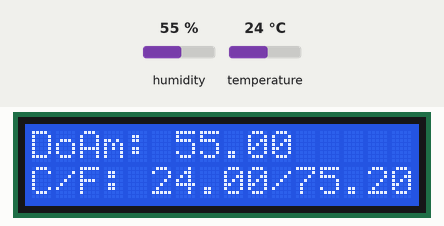
The sketch below on a simulated Arduino Uno, built with avr-gcc and run on an emulated ATmega328P. Shown: 16×2 character LCD. The test bench sets the inputs (shaded band); at power-on: humidity 55 %, temperature 24 °C. What the sketch prints to the serial monitor is not drawn.

Above: at 1.2 s.
1.3 s: humidity set to 22 %
At 2.6 s:
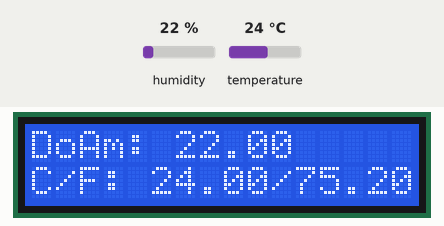
4.1 s: temperature set to 12 °C
At 5.5 s:
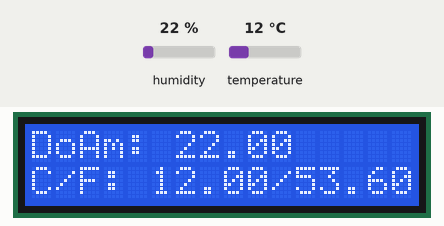
6.9 s: humidity set to 40 %
At 8.9 s:
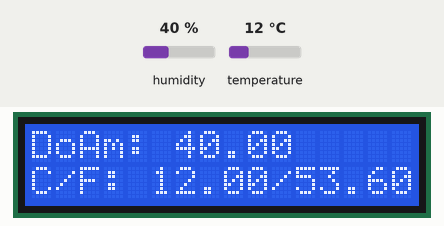
10.0 s: temperature set to 19 °C
At 11.7 s:
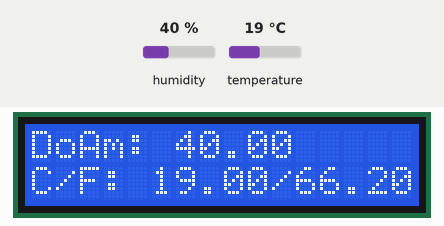
Timing chart, 0 to 13.2 s (numbered marks = the images above; inputs shaded):
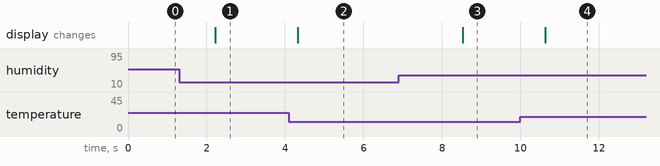

The sketch:

temperature.ino
```cpp
// adafruit sensor library
// dht library

#include<DHT.h> // Thư viện Nhiệt độ độ ẩm
#include <Wire.h> // Gọi thư viện I2c để sử dụng các thư viện có sẵn
#include <LiquidCrystal_I2C.h> // Thư viện LCD I2C

LiquidCrystal_I2C lcd(0x27,16,2); //Khai báo địa chỉ I2C (0x27 or 0x3F) và LCD 16x02

const int DHTPin = 5; // Chân Out của cảm biến nối chân số 5;

const int DHTType = DHT11; // Khai báo kiểu cảm biến là loại DHT11
// const int DHTType = DHT21; // Khai báo kiểu cảm biến là loại DHT21
// const int DHTType = DHT22; // Khai báo kiểu cảm biến là loại DHT22

DHT dht(DHTPin, DHTType); // Khai báo thư viện chân cảm biến và kiểu cảm biến

float Temperature_C = 0;  // Nhiệt độ C
float Humidity = 0; // Độ ẩm
float Temperature_F = 0;  // Nhiệt độ F

int Power = 2;

void setup() {
  // put your setup code here, to run once:
   Serial.begin(9600);

   pinMode(Power, OUTPUT);
   digitalWrite(Power, HIGH);

   lcd.init(); //Khởi tạo màn hình LCD
   lcd.backlight(); // Bật màn hình LCD

   dht.begin(); // Khởi động cảm biến
}

void loop() {
  // put your main code here, to run repeatedly:
  Temperature_C = dht.readTemperature();
  Temperature_F = dht.readTemperature(true);
  Humidity = dht.readHumidity();

  // Kiểm tra cảm biến có hoạt động hay không
  if(isnan(Temperature_C) || isnan(Temperature_F) || isnan(Humidity))
  {
    Serial.println("Không có giá trị trả về từ cảm biến DHT");
    lcd.clear();
    lcd.println("NOT FOUND");
    delay(1000);
    return;
  }

  Serial.print("Độ ẩm: ");
  Serial.print(Humidity);

  Serial.print(" - Nhiệt độ C: ");
  Serial.print(Temperature_C);

  Serial.print(" - Nhiệt độ F:: ");
  Serial.println(Temperature_F);

  // LCD
  lcd.clear();
  lcd.setCursor(0, 0);
  lcd.print("DoAm: ");
  lcd.setCursor(6, 0);
  lcd.print(Humidity);

  lcd.setCursor(0, 1);
  lcd.print("C/F: ");
  lcd.setCursor(5, 1);
  lcd.print(Temperature_C);
  lcd.setCursor(10, 1);
  lcd.print("/");
  lcd.setCursor(11, 1);
  lcd.print(Temperature_F);

  delay(1000);

}
```

Measured:
- after the input at 1.3 s, the display: changes after 0.93 s (image 1)
- after the input at 4.1 s, the display: changes after 0.23 s (image 2)
- after the input at 6.9 s, the display: changes after 1.6 s (image 3)
- after the input at 10.0 s, the display: changes after 0.64 s (image 4)
